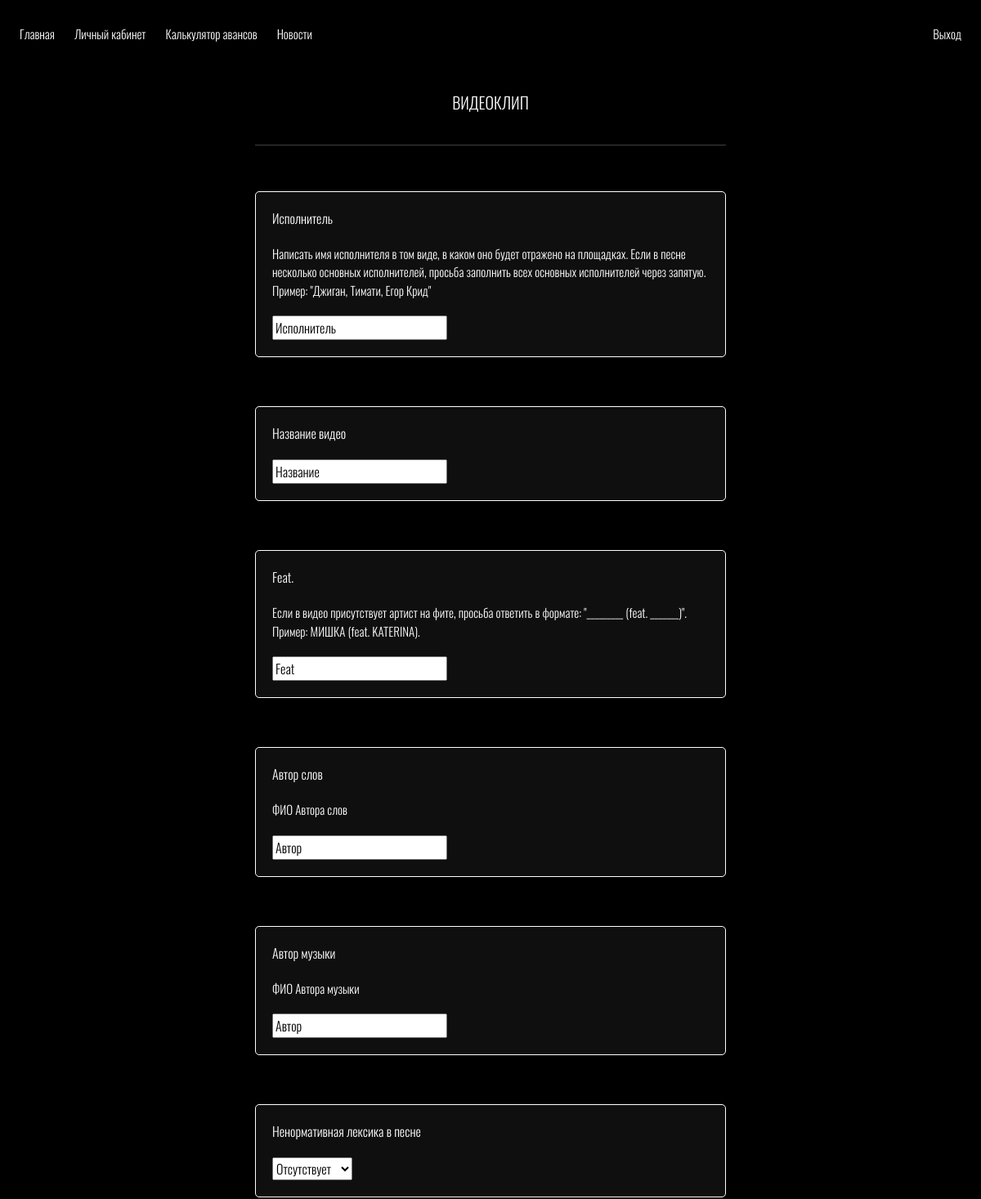
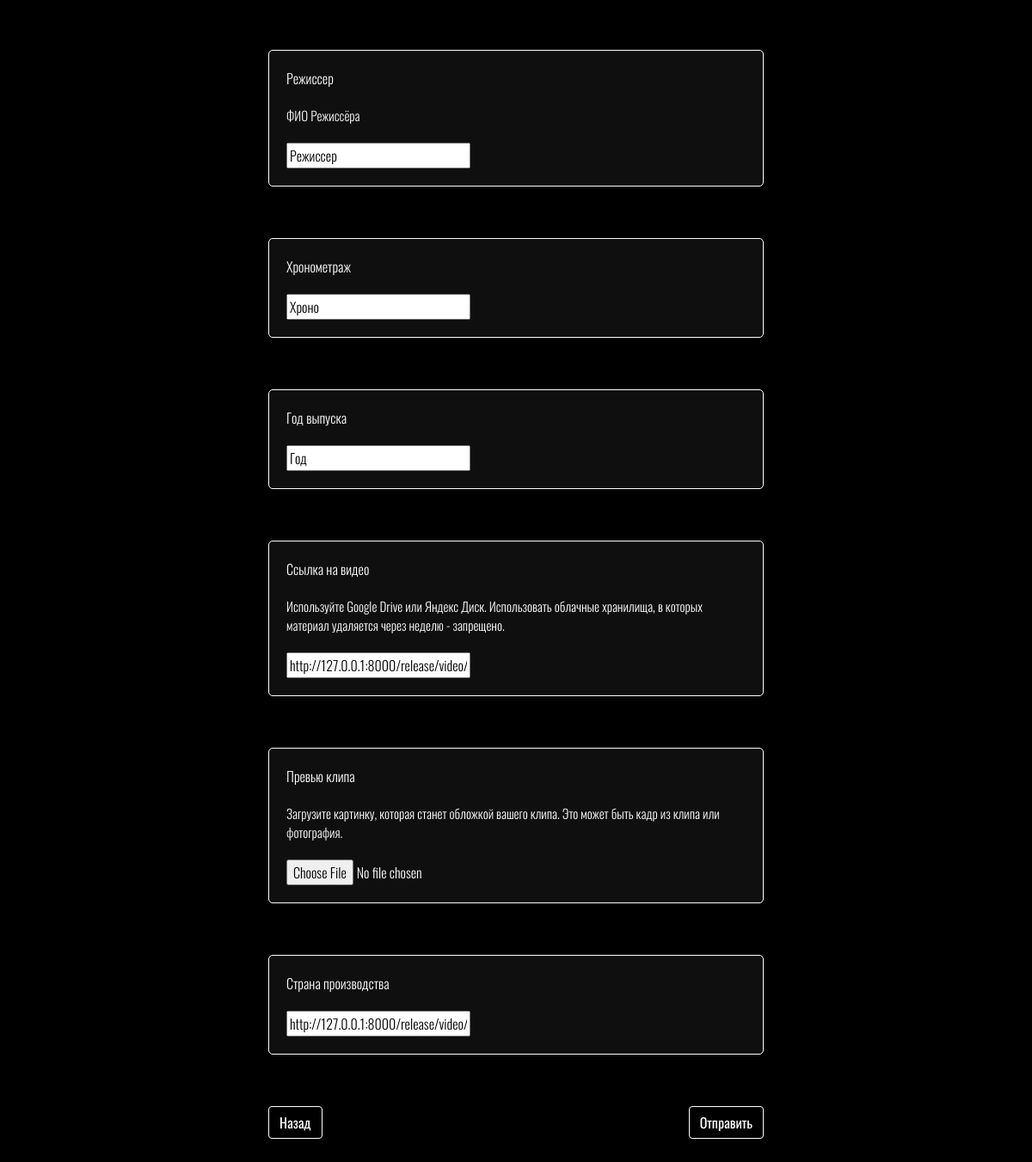
The page /release/video/ (signed in) on the database as committed earlier (2 pictures, top to bottom).
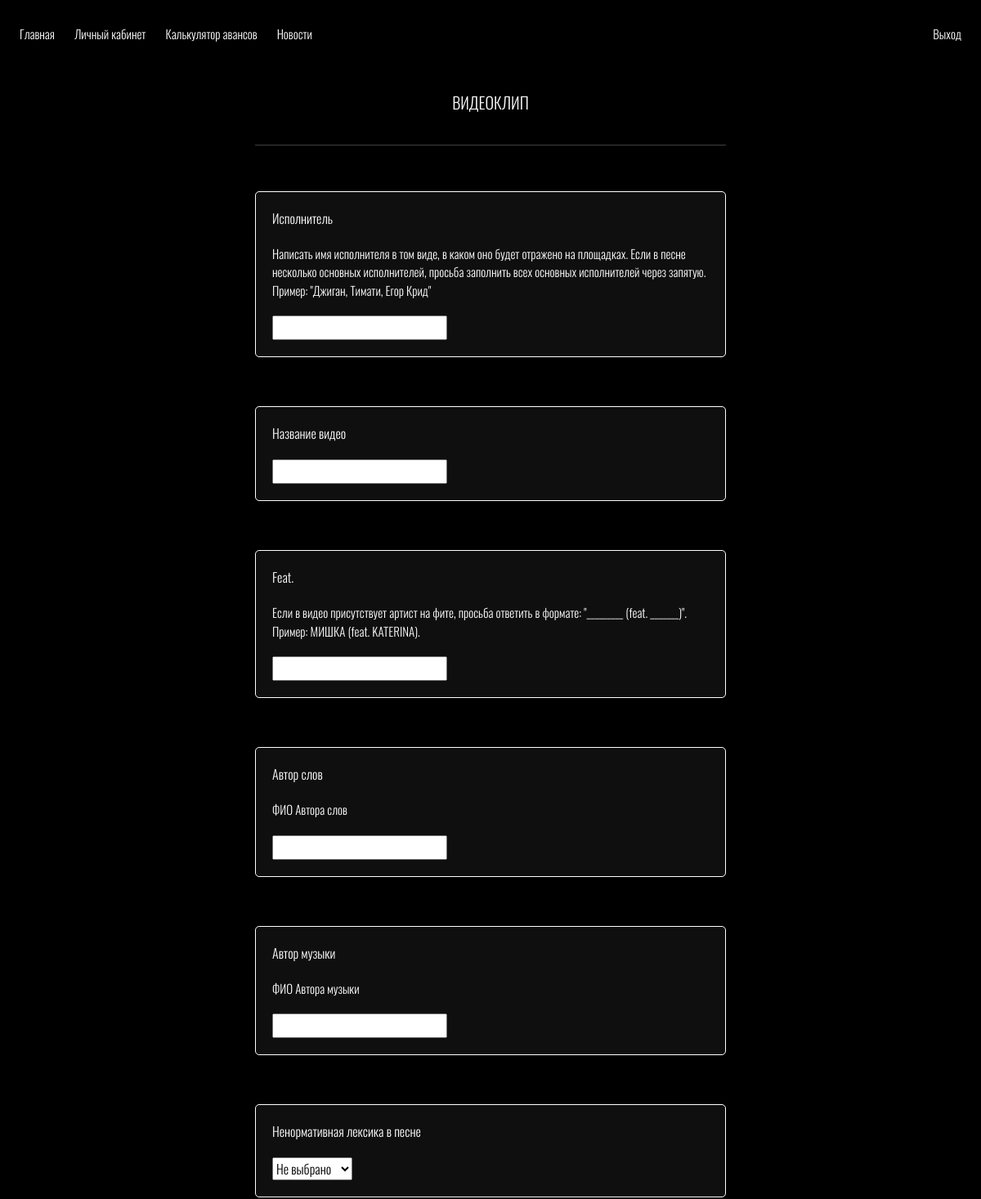
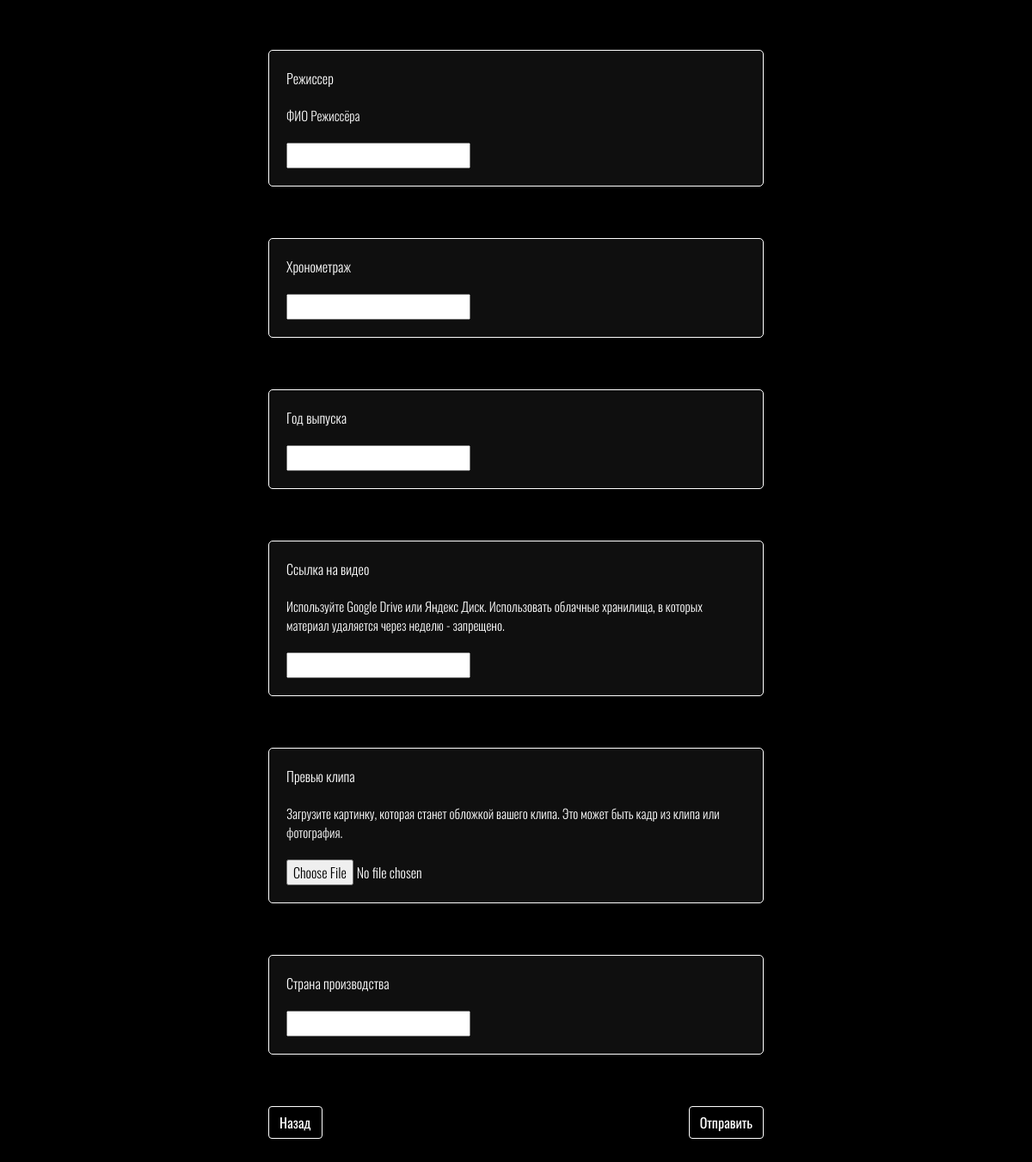
The same page on the database as committed later (2 pictures, top to bottom).
### release/models.py (models this page shows)
class Video(models.Model):
    exist_choices = [
        ('NONE', 'Не выбрано'),
        ('NO', 'Отсутствует'),
        ('YES', 'Присутствует'),
    ]
    songers = models.CharField(max_length=100, verbose_name='Исполнитель')
    video_title = models.CharField(max_length=100, verbose_name='Название видео')
    feat = models.CharField(max_length=100, verbose_name='feat.', blank=True, null=True)
    words_author = models.CharField(max_length=100, verbose_name='Автор слов')
    music_author = models.CharField(max_length=100, verbose_name='Автор музыки')
    lexis = models.CharField(max_length=15, choices=exist_choices, default='NONE', verbose_name='Ненормативная лексика в песне')
    director = models.CharField(max_length=100, verbose_name='Режиссер')
    timing = models.CharField(max_length=5, verbose_name='Хронометраж')
    release_year = models.CharField(max_length=4, verbose_name='Год выпуска')
    video_link = models.URLField(blank=True, null=True, verbose_name='Ссылка на видео')
    video_preview = models.ImageField(upload_to = 'uploads/%Y/%m/%d/', verbose_name='Превью клипа', blank=True, null=True)
    production_country = models.CharField(max_length=100, verbose_name='Страна производства')
    user = models.ForeignKey(User, on_delete=models.CASCADE, null=True)

### release/views.py (the view, shortened to what this page needs)
# urls.py: path('video/', VideoView.as_view(), name='r_video')
class VideoView(LoginRequiredMixin, FormView):
    template_name = 'release/video.html'
    form_class = VideoForm
    form_title = 'Видеоклип'
    def get(self, request, *args, **kwargs):
        user = User.objects.get(username = request.user)
        try:
            object_ = Video.objects.get(user_id = user.id)
            object_dict = model_to_dict(object_)
            preview = object_dict['video_preview']
            form = self.form_class(initial = object_dict)
        except:
            preview = ''
            form = self.form_class(initial = {'user': user})
        return render(request, self.template_name, {'form': form, 'form_title': self.form_title, 'delete_preview': 'delete_preview', 'preview':preview})

### release/templates/release/video.html (shortened to what this page needs)
{% extends 'base.html' %}
{% load static %}
{% block header %}
{% include '_nav.html' %}
{% endblock %}
{% block body %}
{% load static %}
<div class="container-xxl !direction !spacing">
    <div class="row ${1| ,row-cols-2,row-cols-3, auto,justify-content-md-center,|}">
        <div class="col-md-6 col-sm-8 col-10 release-header">
            <h5>{{ form_title }}</h5><hr>
        </div>
    </div>
    <form method="POST" action="" novalidate enctype="multipart/form-data">
        <div class="row ${1| ,row-cols-2,row-cols-3, auto,justify-content-md-center,|}">
            <div class="col-md-6 col-sm-8 col-10 release-form">
                {% for item in form.visible_fields %}
                    <div>
                        <p>{{ item.label }}</p>
                        {% autoescape off %}
                        <p style="font-size: 15px;">{{ item.help_text }}</p>
                        {% endautoescape %}
                        <p>{{ item }}</p>
                    </div>
                {% endfor %}
            </div>
        </div>
        <div class="row ${1| ,row-cols-2,row-cols-3, auto,justify-content-md-center,|}">
            <div class="col-md-6 col-sm-8 col-10 release-button">
                <button class="btn button" type="button" onclick="history.back();">Назад</button>
                <button class="btn button" type="submit">Отправить</button>
            </div>
        </div>
    </form>
</div>
{% endblock %}

### templates/inc/base.html (shortened to what this page needs)
{% load static %}
<!doctype html>
<html lang="en">
  <head>
    <link href="{% static '/css/bootstrap.css' %}" rel="stylesheet" type="text/css">
    <link href="{% static '/css/main.css' %}" rel="stylesheet" type="text/css">
    <link href="{% static '/css/button.css' %}" rel="stylesheet" type="text/css">
    <link href="{% static '/css/font.css' %}" rel="stylesheet" type="text/css">
    <link href="{% static '/css/form.css' %}" rel="stylesheet" type="text/css">
  </head>
  <body>
    <header>
      {% block header %}
      {% endblock %}
    </header>
    <section>
      {% block body %}
      {% endblock %}
    </section>
  </body>
</html>

### templates/inc/_nav.html
<div class="container-xxl !direction !spacing">
    <div class="row ${1| ,row-cols-2,row-cols-3, auto,justify-content-md-center,|}">
        <div class="col-lg-6 col-sm-8 col-6 nav-block-left">
            <ul class="nav">
                <li class="nav-item">
                    <a aria-current="page" href="{% url 'main' %}">Главная</a>
                </li>
                <li class="nav-item">
                    <a href="{% url 'lk' %}">Личный кабинет</a>
                </li>
                <li class="nav-item">
                    <a href="{% url 'calc' %}">Калькулятор авансов</a>
                </li>
                <li class="nav-item">
                    <a href="{% url 'news' %}">Новости</a>
                </li>
            </ul>
        </div>
        <div class="col-lg-6 col-sm-4 col-6 nav-block-right">
            <ul class="nav justify-content-end">
                <li class="nav-item">
                    <a aria-current="page" href="{% url 'logout' %}">Выход</a>
                </li>
            </ul>
        </div>
    </div>
</div>

### templates/static/css/main.css (style rules this page uses)
body { background-color: black; position: relative; }
section { padding-top: 5%; padding-bottom: 5%; }
.release-header { margin: auto; font-family: var(--oswald_light); color: white; }
.release-header h5 { text-align: center; text-transform: uppercase; margin-bottom: 40px; }
.release-form { margin: auto; margin-top: 40px; }
.release-form > div { border: solid 1px white; border-radius: 5px; background-color: #0f0f0f; margin-bottom: 60px; font-family: var(--oswald_light); color: white; }
.release-form input { width: 40%; }
.release-button { display: flex; margin: auto; margin-bottom: 40px; justify-content: space-between; }
a:link { text-decoration: none; color: white; }
.nav-item { padding: 30px 12px 0px 12px; font-family: var(--oswald_light); color: white; font-size: 15px; }
.button { border: 1px solid; background: none; font-family: var(--oswald_regular); color: white; }
.release-form p { margin: 20px 20px 20px 20px; }

Rows that differ between the two databases and show on the page:
removed Video: visible_fields "Исполнитель" "Название" "Feat" "Автор" "Автор" "Отсутствует" "Режиссер" "Хроно" "Год" "http://127.0.0.1:8000/release/video/" "http://127.0.0.1:8000/release/video/"
Other text that changed with them:
new list line: "Не выбрано"
